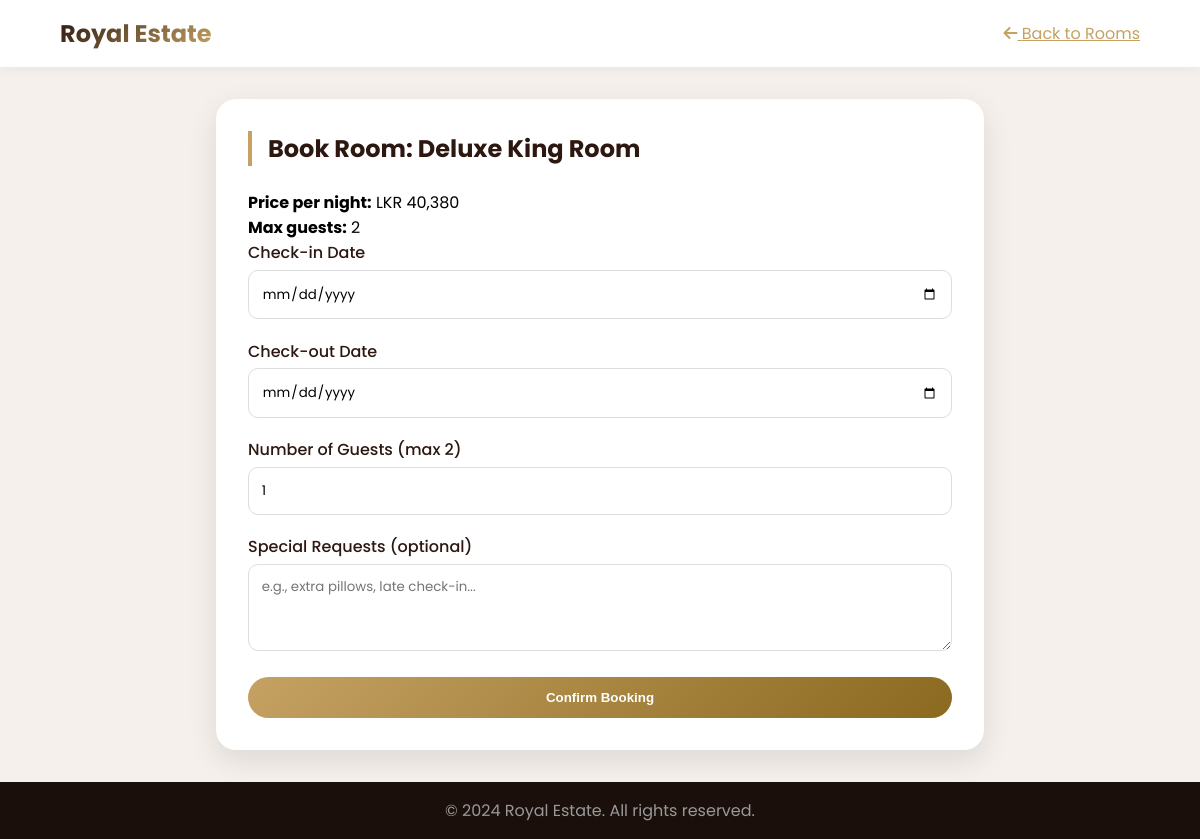
Page /room-booking.php?id=1 (signed in) on the committed database.
### tables this page shows
CREATE TABLE `rooms` (
  `id` int(11) NOT NULL,
  `name` varchar(100) NOT NULL,
  `price` decimal(10,2) NOT NULL,
  `max_guests` int(11) NOT NULL,
  `description` text DEFAULT NULL,
  `features` text DEFAULT NULL,
  `badge` varchar(100) DEFAULT 'Premium',
  `image` varchar(255) DEFAULT NULL,
  `images` text DEFAULT NULL,
  `status` enum('active','inactive') DEFAULT 'active',
  `created_at` timestamp NOT NULL DEFAULT current_timestamp()
);

### room-booking.php (the view, shortened to what this page needs)
<?php
require_once 'config/db_connection.php';
$room_id = isset($_GET['id']) ? intval($_GET['id']) : 0;
$stmt = $conn->prepare("SELECT * FROM rooms WHERE id = ? AND status = 'active'");
$stmt->bind_param("i", $room_id);
$stmt->execute();
$room = $stmt->get_result()->fetch_assoc();
$max_guests = $room['max_guests'];
$price_per_night = $room['price'];
$room_name = $room['name'];
$success = '';
$booking_data = null;
?>
<!DOCTYPE html>
<html lang="en">
<head>
    <link rel="stylesheet" href="https://cdnjs.cloudflare.com/ajax/libs/font-awesome/6.4.0/css/all.min.css">
</head>
<body>
<div class="navbar">
    <div class="logo"><h1>Royal Estate</h1></div>
    <a href="rooms.php" style="color:#c5a263;"><i class="fas fa-arrow-left"></i> Back to Rooms</a>
</div>
<div class="container">
    <div class="card">
        <h2>Book Room: <?php echo htmlspecialchars($room_name); ?></h2>
        <p><strong>Price per night:</strong> LKR <?php echo number_format($price_per_night); ?></p>
        <p><strong>Max guests:</strong> <?php echo $max_guests; ?></p>
        <?php if ($success): ?>
            <div class="alert-success"><i class="fas fa-check-circle"></i> <?php echo $success; ?></div>
            <div class="booking-summary">
                <h3>Booking Details</h3>
                <p><strong>Booking ID:</strong> #<?php echo $booking_data['id']; ?></p>
                <p><strong>Room:</strong> <?php echo htmlspecialchars($booking_data['room']); ?></p>
                <p><strong>Check-in:</strong> <?php echo $booking_data['checkin']; ?></p>
                <p><strong>Check-out:</strong> <?php echo $booking_data['checkout']; ?></p>
                <p><strong>Nights:</strong> <?php echo $booking_data['nights']; ?></p>
                <p><strong>Guests:</strong> <?php echo $booking_data['guests']; ?></p>
                <p><strong>Total:</strong> LKR <?php echo number_format($booking_data['total']); ?></p>
                <p><strong>Status:</strong> Pending</p>
                <hr>
                <p>You can view all your bookings in your <a href="user/my-room-bookings.php" style="color:#c5a263;">dashboard</a>.</p>
            </div>
            <a href="rooms.php" class="back-link">← Book another room</a>
        <?php else: ?>
            <form method="POST">
                <div class="form-group">
                    <label>Check-in Date</label>
                    <input type="date" name="checkin" required min="<?php echo date('Y-m-d'); ?>">
                </div>
                <div class="form-group">
                    <label>Check-out Date</label>
                    <input type="date" name="checkout" required min="<?php echo date('Y-m-d', strtotime('+1 day')); ?>">
                </div>
                <div class="form-group">
                    <label>Number of Guests (max <?php echo $max_guests; ?>)</label>
                    <input type="number" name="guests" min="1" max="<?php echo $max_guests; ?>" value="1" required>
                </div>
                <div class="form-group">
                    <label>Special Requests (optional)</label>
                    <textarea name="special_requests" rows="3" placeholder="e.g., extra pillows, late check-in..."></textarea>
                </div>
                <button type="submit" name="book_room">Confirm Booking</button>
            </form>
        <?php endif; ?>
    </div>
</div>
<footer>
    <p>&copy; 2024 Royal Estate. All rights reserved.</p>
</footer>
</body>
</html>

### room-booking.php (style rules this page uses)
* { margin: 0; padding: 0; box-sizing: border-box; }
body { font-family: 'Poppins', sans-serif; background: #f5f0eb; }
.navbar { background: white; padding: 1rem 5%; display: flex; justify-content: space-between; align-items: center; box-shadow: 0 2px 10px rgba(0,0,0,0.05); }
.logo h1 { font-size: 1.5rem; background: linear-gradient(135deg, #2c1810, #c5a263); -webkit-background-clip: text; background-clip: text; color: transparent; }
.container { max-width: 800px; margin: 2rem auto; padding: 0 1rem; }
.card { background: white; border-radius: 20px; padding: 2rem; box-shadow: 0 10px 30px rgba(0,0,0,0.1); }
h2 { color: #2c1810; margin-bottom: 1.5rem; border-left: 4px solid #c5a263; padding-left: 1rem; }
.form-group { margin-bottom: 1.2rem; }
label { display: block; font-weight: 500; margin-bottom: 0.3rem; color: #2c1810; }
input, select, textarea { width: 100%; padding: 0.8rem; border-radius: 10px; border: 1px solid #ddd; font-family: 'Poppins', sans-serif; }
button { background: linear-gradient(135deg, #c5a263, #8b691f); color: white; border: none; padding: 0.8rem 2rem; border-radius: 50px; cursor: pointer; font-weight: 600; width: 100%; }
footer { background: #1a0f0a; color: #999; text-align: center; padding: 1rem; margin-top: 2rem; }

### rows in the picture
rooms: name "Deluxe King Room", price "40,380", max_guests "2"
